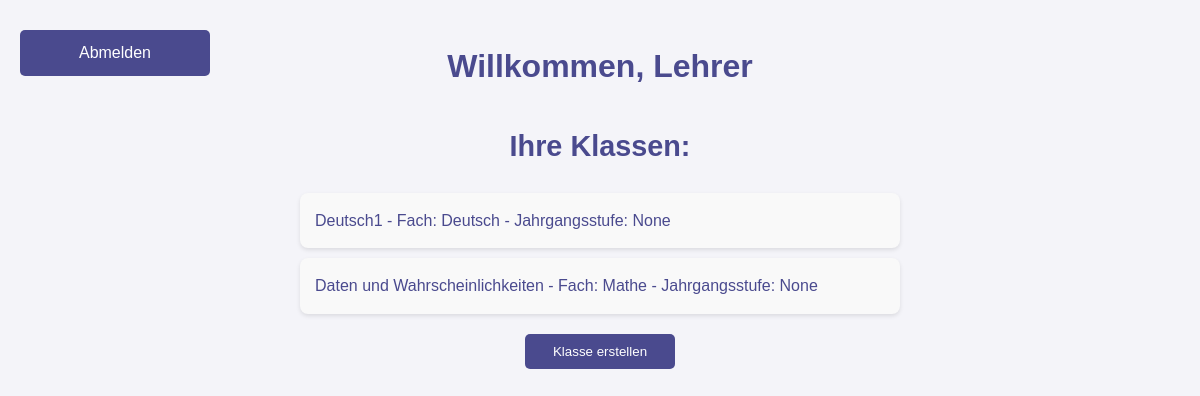
The app's page /teacher_dashboard (signed in), older data.
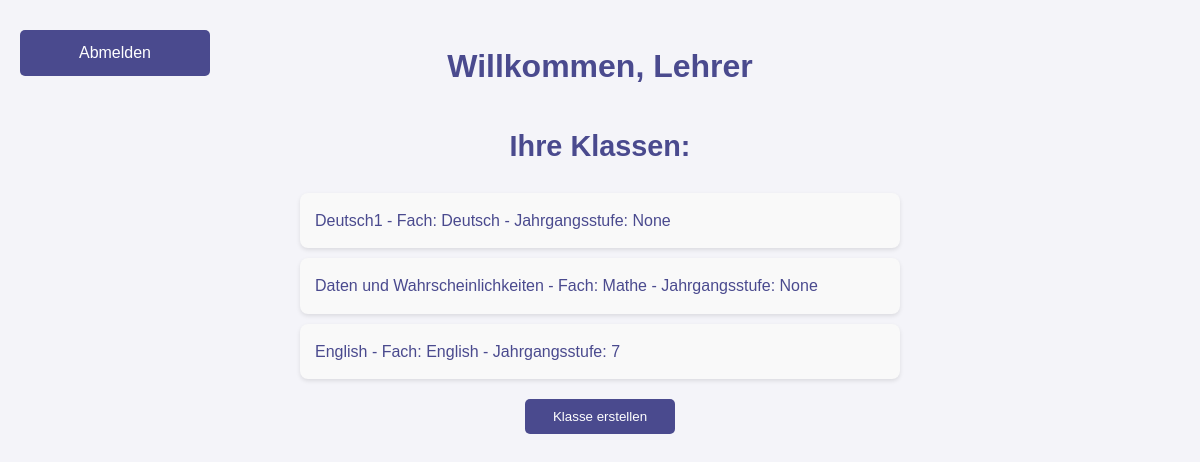
The same page, newer data.
### tables this page shows
CREATE TABLE Teachers (
    id INTEGER PRIMARY KEY AUTOINCREMENT,
    name TEXT NOT NULL,
    email TEXT UNIQUE NOT NULL,
    password TEXT NOT NULL
);

CREATE TABLE "Classes" (
    id INTEGER PRIMARY KEY AUTOINCREMENT,
    class_name TEXT NOT NULL,
    subject TEXT NOT NULL,
    teacher_id INTEGER, grade_level INTEGER,
    FOREIGN KEY (teacher_id) REFERENCES Teachers (id)
);

### app.py (the view)
@app.route('/teacher_dashboard')
def teacher_dashboard():
    if 'teacher_id' not in session:
        return redirect('/')
    teacher_id = session['teacher_id']
    conn = get_db_connection()
    teacher = conn.execute('SELECT * FROM Teachers WHERE id = ?', (teacher_id,)).fetchone()
    classes = conn.execute(
        'SELECT id, class_name, subject, grade_level FROM Classes WHERE teacher_id = ?',
        (teacher_id,)
    ).fetchall()
    conn.close()
    return render_template('teacher_dashboard.html', teacher=teacher, classes=classes)

### app.py (called while the page is built)
def get_db_connection():
    conn = sqlite3.connect('ahg/database.db')
    conn.row_factory = sqlite3.Row
    return conn

### templates/teacher_dashboard.html (shortened to what this page needs)
<!DOCTYPE html>
<html lang="de">
<head>
    <link rel="stylesheet" href="{{ url_for('static', filename='styles.css') }}">
</head>
<body>
    <div class="top-buttons">
        <a href="/" class="button">Abmelden</a>
    </div>
    <h1>Willkommen, {{ teacher['name'] }}</h1>
    <h2>Ihre Klassen:</h2>
    <ul class="class-list">
        {% for class in classes %}
            <li>
                <a href="/class_details_teacher/{{ class['id'] }}/{{ teacher['id'] }}">
                    {{ class['class_name'] }} - Fach: {{ class['subject'] }} - Jahrgangsstufe: {{ class['grade_level'] }}
                </a>
            </li>
        {% endfor %}
    </ul>
    <div id="teacher-options" style="text-align: center;">
        <button onclick="showCreateClass()">Klasse erstellen</button>
    </div>
</body>
</html>

### static/styles.css (style rules this page uses)
body { font-family: 'Arial', sans-serif; background-color: #f4f4f9; color: #333; margin: 0; padding: 20px; line-height: 1.6; }
h1, h2, h3 { color: #4a4a8e; text-align: center; }
.button, button, .back-button { background-color: #4a4a8e; color: white; border: none; padding: 10px 20px; margin: 10px 0; border-radius: 5px; cursor: pointer; transition: background-color 0.3s ease; text-decoration: none; display: block; text-align: center; width: 150px; margin-left: auto; margin-right: auto; }
.top-buttons { position: absolute; top: 20px; left: 20px; display: flex; gap: 10px; }
ul.class-list, ul.student-list { list-style-type: none; padding: 0; max-width: 600px; margin: 20px auto; }
ul.class-list li, ul.student-list li { background-color: #f9f9f9; margin: 10px 0; padding: 15px; border-radius: 8px; box-shadow: 0 2px 4px rgba(0, 0, 0, 0.1); transition: transform 0.2s; }
a { text-decoration: none; color: #4a4a8e; }
h2 { margin-top: 30px; font-size: 1.8em; color: #4a4a8e; text-align: center; }

Row changes from the older to the newer data that the page shows:
added Classes: class_name "English", subject "English", grade_level "7"
